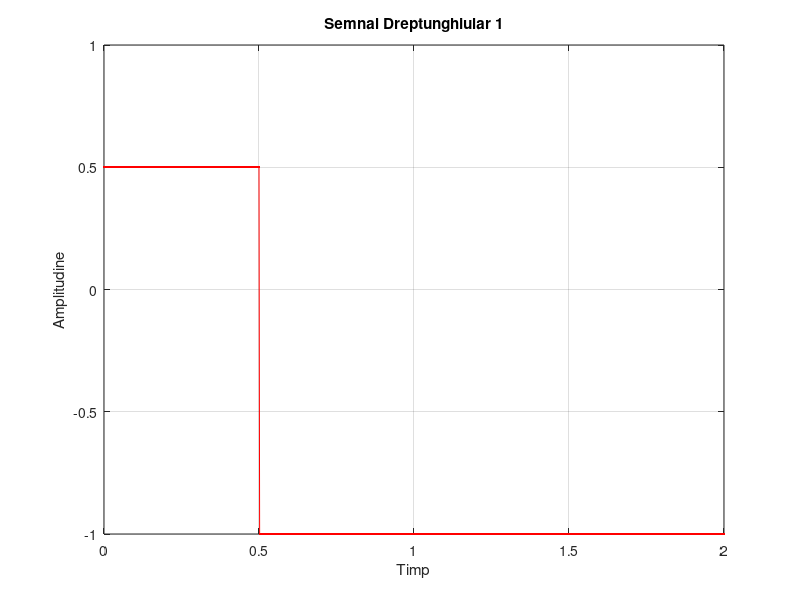
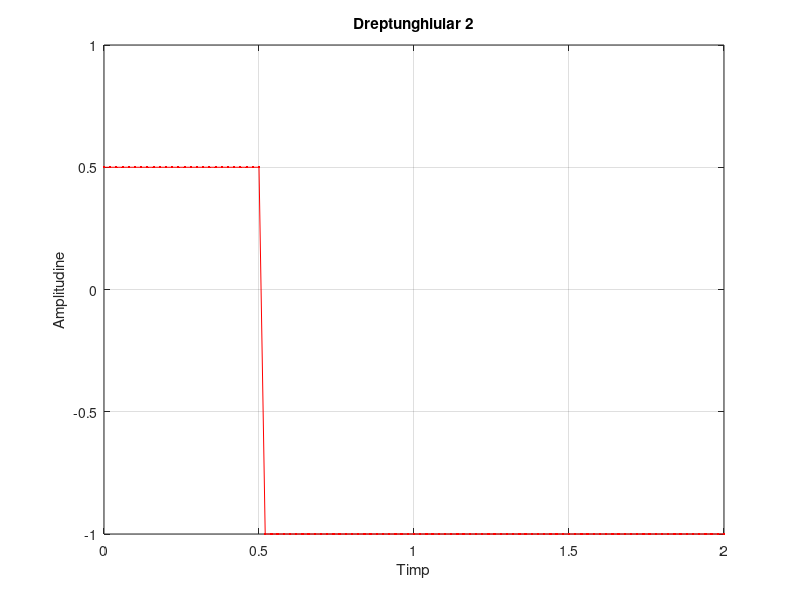
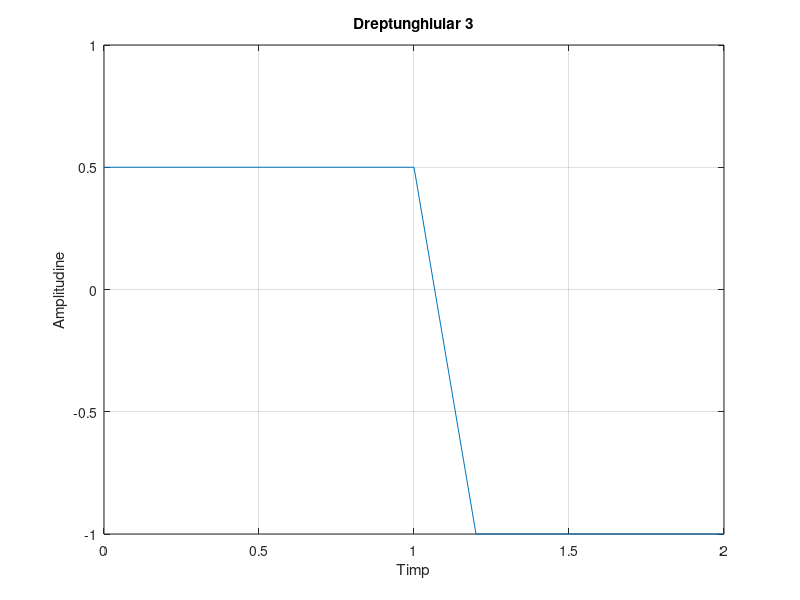

The MATLAB script that drew these images, in order:
% Exercitiul 1 


t=0:0.002:2;
 d=[ones(1,251)/2, zeros(1,750)-1];
plot(t,d,'.-r')
% am generat un semnal dreptunghiular cu rezolutia de 0.002


xlabel('Timp');
d=[ones(1,251)/2, zeros(1,750)-1];
plot(t,d,'.-r')
hold on 
xlabel('Timp');
ylabel('Amplitudine');
title('Semnal Dreptunghiular 1');
grid


figure (2)

t=0:0.02:2; 
d=[ones(1,26)/2, zeros(1,75)-1];
plot(t,d)
plot(t,d, '.-r')
hold on
xlabel('Timp');
ylabel('Amplitudine');
title('Dreptunghiular 2');
grid;



%am generat un semnal dreptunghiular cu rezolutia de 20 ms
%semnalul are aceleasi caracteristici ca si primul: 25% duty cycle
%nivelul maxim este 0.5, iar cel minim -1



figure (3)
d=[ones(1,6)/2, zeros(1,5)-1];
t=0:0.2:2;
plot(t,d)
hold on
grid, xlabel('Timp'), ylabel ('Amplitudine'), title('Dreptunghiular 3');


%observam ca daca rezolutia temporara este mai mare, saltul de la nivelul
%maxim la cel minim este mai putin abrupt si se poate calcula timpul de crestere al semnalului